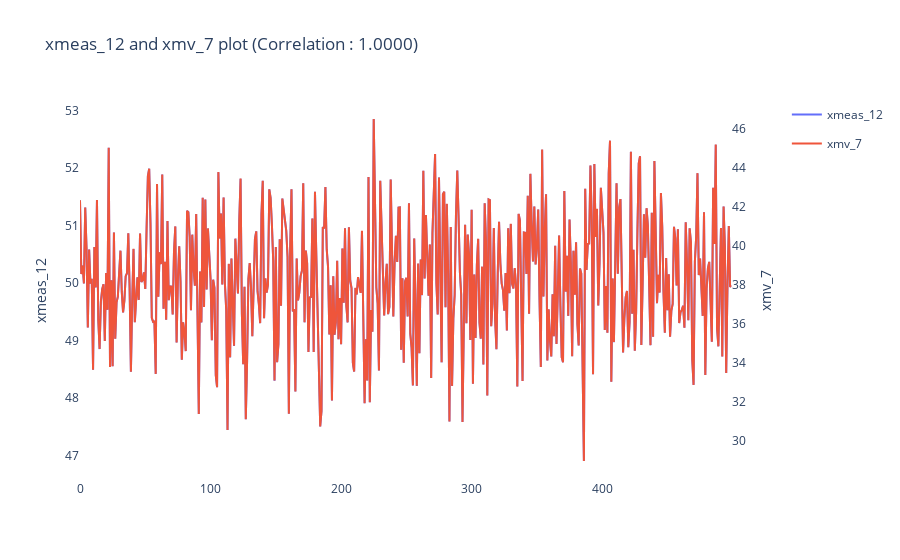
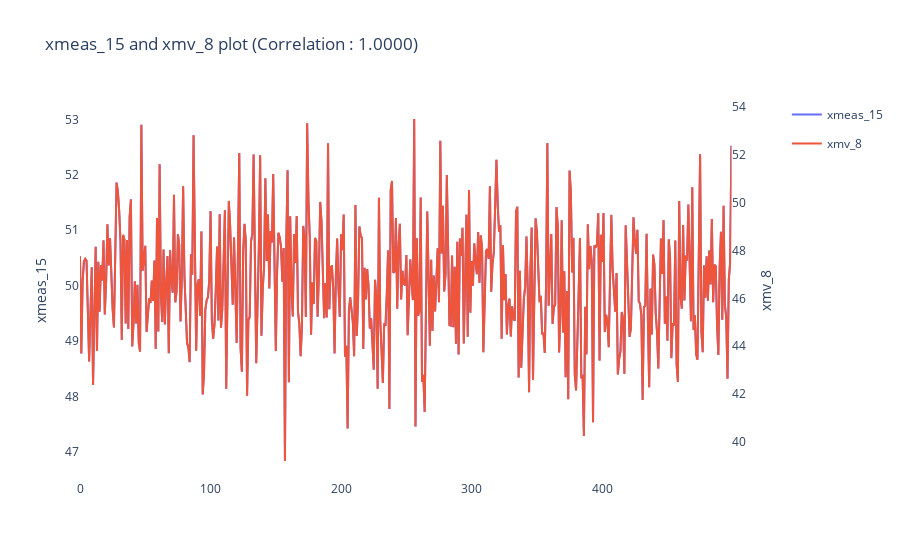
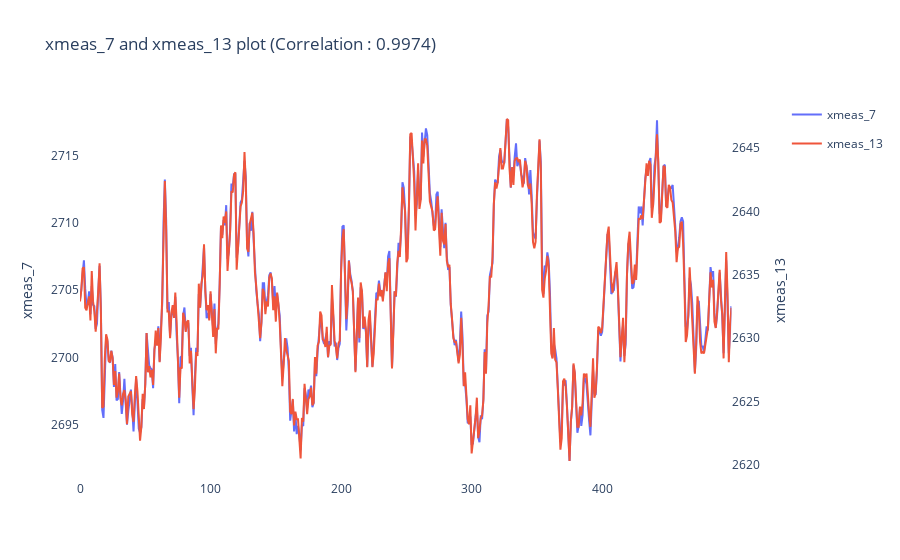
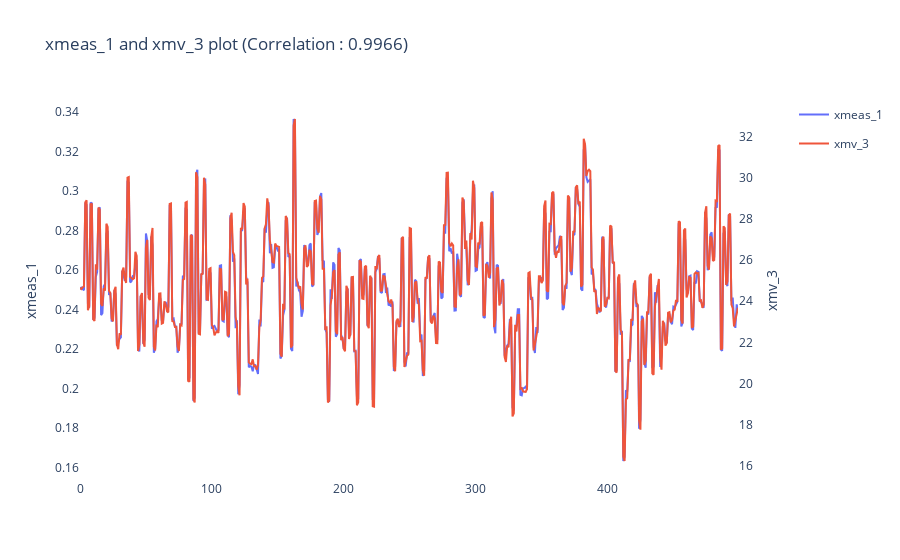

Notebook code cell kept with these figures, in order:
### Markdown cell above
- `simulationRun == 1` 인 데이터에 대해 시각화한 결과, 상관 관계가 높은 데이터가 다수 존재함을 알 수 있습니다.
  - `xmeas_12` 와 `xmv_7` 처럼 상관 관계가 `1` 인 데이터는 scale 차이는 있으나, 증/감 패턴이 완전하게 동일합니다.
  - `xmeas_19` 와 `xmv_9` 처럼 상관 관계가 `1` 에 가까운 데이터도 또한 데이터 증/감 패턴이 매우 유사합니다.

### Code cell
plot_data = train_data.query("simulationRun == 1")
for _, row in top_5_correlations.iterrows():
    plot_pairs(plot_data[[row["level_0"]]], plot_data[[row["level_1"]]], correlation_value = row["correlation_value"])

### Figure 1 — Plotly figure (JSON) as saved in the notebook; plotly's stock layout.template omitted (floating-point values rounded to 4 significant figures; data arrays with more than 128 entries replaced by an {"elided": "..."} marker saying what was removed)
{"data": [{"hovertemplate": "variable=xmeas_12<br>index=%{x}<br>value=%{y}<extra></extra>", "legendgroup": "xmeas_12", "line": {"dash": "solid"}, "marker": {"symbol": "circle"}, "mode": "lines", "name": "xmeas_12", "orientation": "v", "showlegend": true, "type": "scatter", "x": {"elided": "500 int values"}, "xaxis": "x", "y": {"elided": "500 float values"}, "yaxis": "y"}, {"hovertemplate": "variable=xmv_7<br>index=%{x}<br>value=%{y}<extra></extra>", "legendgroup": "xmv_7", "line": {"dash": "solid"}, "marker": {"symbol": "circle"}, "mode": "lines", "name": "xmv_7", "orientation": "v", "showlegend": true, "type": "scatter", "x": {"elided": "500 int values"}, "xaxis": "x", "y": {"elided": "500 float values"}, "yaxis": "y2"}], "layout": {"plot_bgcolor": "#ffffff", "title": {"text": "xmeas_12 and xmv_7 plot (Correlation : 1.0000)"}, "xaxis": {"anchor": "y", "domain": [0, 0.94]}, "yaxis": {"anchor": "x", "domain": [0, 1], "title": {"text": "xmeas_12"}}, "yaxis2": {"anchor": "x", "overlaying": "y", "side": "right", "title": {"text": "xmv_7"}}}}

### Figure 2 — Plotly figure (JSON) as saved in the notebook; plotly's stock layout.template omitted (floating-point values rounded to 4 significant figures; data arrays with more than 128 entries replaced by an {"elided": "..."} marker saying what was removed)
{"data": [{"hovertemplate": "variable=xmeas_15<br>index=%{x}<br>value=%{y}<extra></extra>", "legendgroup": "xmeas_15", "line": {"dash": "solid"}, "marker": {"symbol": "circle"}, "mode": "lines", "name": "xmeas_15", "orientation": "v", "showlegend": true, "type": "scatter", "x": {"elided": "500 int values"}, "xaxis": "x", "y": {"elided": "500 float values"}, "yaxis": "y"}, {"hovertemplate": "variable=xmv_8<br>index=%{x}<br>value=%{y}<extra></extra>", "legendgroup": "xmv_8", "line": {"dash": "solid"}, "marker": {"symbol": "circle"}, "mode": "lines", "name": "xmv_8", "orientation": "v", "showlegend": true, "type": "scatter", "x": {"elided": "500 int values"}, "xaxis": "x", "y": {"elided": "500 float values"}, "yaxis": "y2"}], "layout": {"plot_bgcolor": "#ffffff", "title": {"text": "xmeas_15 and xmv_8 plot (Correlation : 1.0000)"}, "xaxis": {"anchor": "y", "domain": [0, 0.94]}, "yaxis": {"anchor": "x", "domain": [0, 1], "title": {"text": "xmeas_15"}}, "yaxis2": {"anchor": "x", "overlaying": "y", "side": "right", "title": {"text": "xmv_8"}}}}

### Figure 3 — Plotly figure (JSON) as saved in the notebook; plotly's stock layout.template omitted (floating-point values rounded to 4 significant figures; data arrays with more than 128 entries replaced by an {"elided": "..."} marker saying what was removed)
{"data": [{"hovertemplate": "variable=xmeas_7<br>index=%{x}<br>value=%{y}<extra></extra>", "legendgroup": "xmeas_7", "line": {"dash": "solid"}, "marker": {"symbol": "circle"}, "mode": "lines", "name": "xmeas_7", "orientation": "v", "showlegend": true, "type": "scatter", "x": {"elided": "500 int values"}, "xaxis": "x", "y": {"elided": "500 float values"}, "yaxis": "y"}, {"hovertemplate": "variable=xmeas_13<br>index=%{x}<br>value=%{y}<extra></extra>", "legendgroup": "xmeas_13", "line": {"dash": "solid"}, "marker": {"symbol": "circle"}, "mode": "lines", "name": "xmeas_13", "orientation": "v", "showlegend": true, "type": "scatter", "x": {"elided": "500 int values"}, "xaxis": "x", "y": {"elided": "500 float values"}, "yaxis": "y2"}], "layout": {"plot_bgcolor": "#ffffff", "title": {"text": "xmeas_7 and xmeas_13 plot (Correlation : 0.9974)"}, "xaxis": {"anchor": "y", "domain": [0, 0.94]}, "yaxis": {"anchor": "x", "domain": [0, 1], "title": {"text": "xmeas_7"}}, "yaxis2": {"anchor": "x", "overlaying": "y", "side": "right", "title": {"text": "xmeas_13"}}}}

### Figure 4 — Plotly figure (JSON) as saved in the notebook; plotly's stock layout.template omitted (floating-point values rounded to 4 significant figures; data arrays with more than 128 entries replaced by an {"elided": "..."} marker saying what was removed)
{"data": [{"hovertemplate": "variable=xmeas_1<br>index=%{x}<br>value=%{y}<extra></extra>", "legendgroup": "xmeas_1", "line": {"dash": "solid"}, "marker": {"symbol": "circle"}, "mode": "lines", "name": "xmeas_1", "orientation": "v", "showlegend": true, "type": "scatter", "x": {"elided": "500 int values"}, "xaxis": "x", "y": {"elided": "500 float values"}, "yaxis": "y"}, {"hovertemplate": "variable=xmv_3<br>index=%{x}<br>value=%{y}<extra></extra>", "legendgroup": "xmv_3", "line": {"dash": "solid"}, "marker": {"symbol": "circle"}, "mode": "lines", "name": "xmv_3", "orientation": "v", "showlegend": true, "type": "scatter", "x": {"elided": "500 int values"}, "xaxis": "x", "y": {"elided": "500 float values"}, "yaxis": "y2"}], "layout": {"plot_bgcolor": "#ffffff", "title": {"text": "xmeas_1 and xmv_3 plot (Correlation : 0.9966)"}, "xaxis": {"anchor": "y", "domain": [0, 0.94]}, "yaxis": {"anchor": "x", "domain": [0, 1], "title": {"text": "xmeas_1"}}, "yaxis2": {"anchor": "x", "overlaying": "y", "side": "right", "title": {"text": "xmv_3"}}}}
